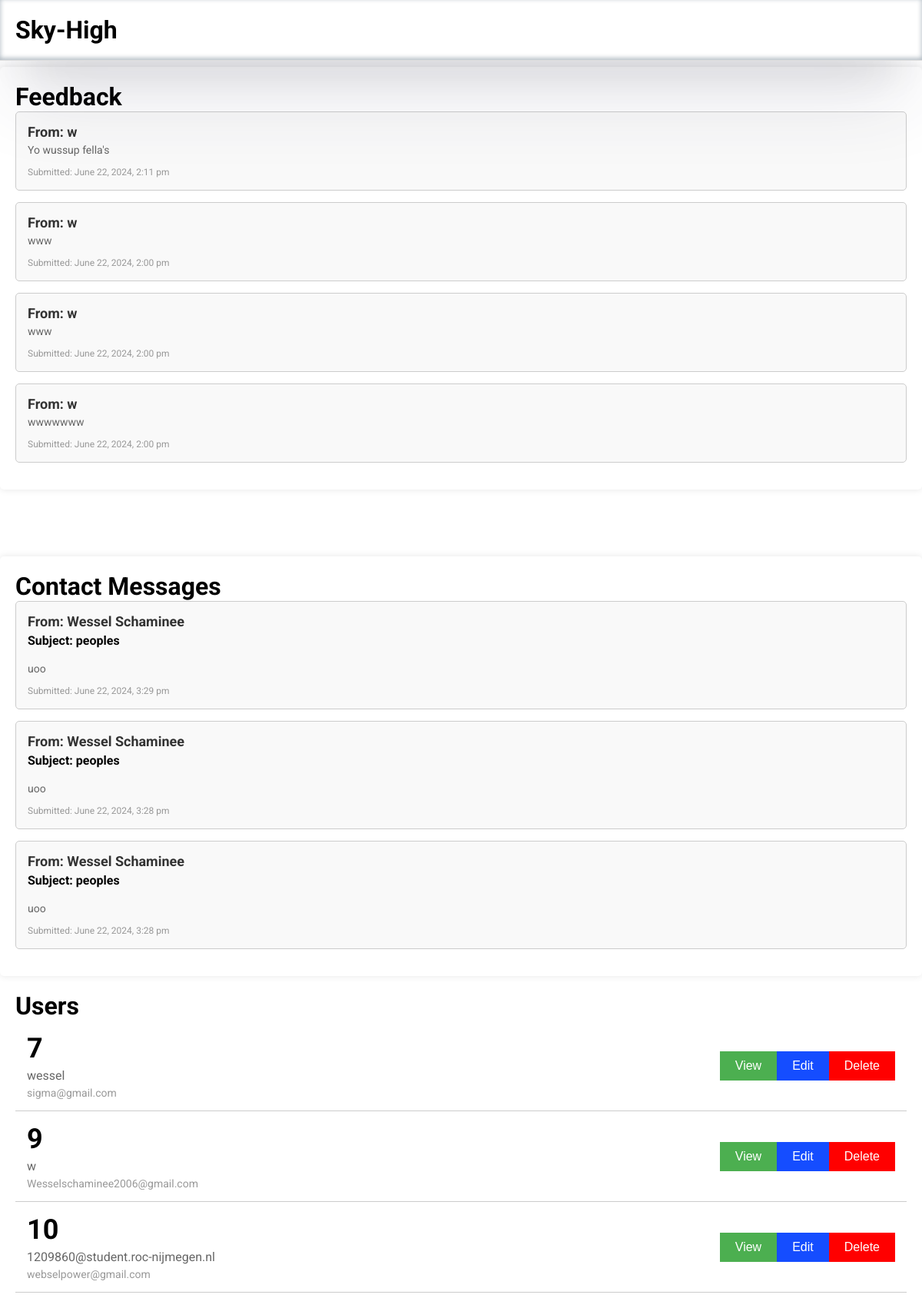
Page /pages/admindashboard.php (signed in) on the committed database.
### tables this page shows
CREATE TABLE `feedback` (
  `id` int(11) NOT NULL,
  `user` varchar(255) NOT NULL,
  `feedback` text NOT NULL,
  `created_at` timestamp NOT NULL DEFAULT current_timestamp()
);

CREATE TABLE `contact` (
  `id` int(11) NOT NULL,
  `name` varchar(50) NOT NULL,
  `email` varchar(100) NOT NULL,
  `subject` varchar(100) NOT NULL,
  `message` text NOT NULL,
  `created_at` timestamp NOT NULL DEFAULT current_timestamp()
);

CREATE TABLE `users` (
  `id` int(11) NOT NULL,
  `username` varchar(60) NOT NULL,
  `password` varchar(50) NOT NULL,
  `email` varchar(40) NOT NULL,
  `rol` int(11) NOT NULL
);

### pages/admindashboard.php (the view, shortened to what this page needs)
<?php
require('conn.php');
$stmt = $conn->query("SELECT * FROM feedback ORDER BY created_at DESC");
$feedbacks = $stmt->fetchAll(PDO::FETCH_ASSOC);
$stmt = $conn->query("SELECT * FROM contact ORDER BY created_at DESC");
$contacts = $stmt->fetchAll(PDO::FETCH_ASSOC);
?>
<!doctype html>
<html lang="en">
<head>
    <link rel="stylesheet" href="../assets/css/style.css">
</head>
<body>
<div class="header">
    <span href="../index.php"><h1 class="logo">Sky-High</h1></span>
</div>
<div  class="feedback-container text">
    <h1>Feedback</h1>
    <?php foreach ($feedbacks as $feedback): ?>
        <div class="feedback-item">
            <h3>From: <?php echo $feedback['user']; ?></h3>
            <p><?php echo $feedback['feedback']; ?></p>
            <small>Submitted: <?php echo date('F j, Y, g:i a', strtotime($feedback['created_at'])); ?></small>
        </div>
    <?php endforeach; ?>
</div>
<div class="feedback-container">
    <h1>Contact Messages</h1>
    <?php foreach ($contacts as $contact): ?>
        <div class="feedback-item">
            <h3>From: <?php echo $contact['name']; ?></h3>
            <h4>Subject: <?php echo $contact['subject']; ?></h4>
            <br>
            <p><?php echo $contact['message']; ?></p>
            <small>Submitted: <?php echo date('F j, Y, g:i a', strtotime($contact['created_at'])); ?></small>
        </div>
    <?php endforeach; ?>
</div>
<div class="user-row-holder">
    <h1>Users</h1>
    <?php
    $stmt = $conn->query("SELECT * FROM users");
    while ($row = $stmt->fetch()) {
       echo "<div class='user-row'>";
        echo "<div class='user-info'>";
        echo "<div class='userid'>";
        echo "<h1>" . $row['id'] . "</h1>";
        echo "</div>";
        echo "<div class='username'>";
        echo "<p>" . $row['username'] . "</p>";
        echo "</div>";
        echo "<div class='email'>";
        echo "<p>" . $row['email'] . "</p>";
        echo "</div>";
        echo "</div>";
        echo "<div class='user-actions'>";
        echo "<button class='view-btn' onclick=\"alert('Username: ". $row['username']. "\\nEmail: ". $row['email']. "\\nRole: ". $row['rol']. "\\nPassword: ". $row['password']. "');\"> View</button>";
        echo "<button class='edit-btn'><a href='edit.php?id=". $row['id']. "'>Edit</a></button>";
        echo "<button class='delete-btn'><a href='delete.php?id=". $row['id']. "'>Delete</a></button>";
        echo "</div>";
        echo "</div>";
    }
    ?>
</div>
</body>
</html>

### assets/css/style.css (style rules this page uses)
* { margin: 0; padding: 0; box-sizing: border-box; text-decoration: none; }
.header { position: fixed; top: 0; width: 100%; background-color: #fff; box-shadow: rgba(50, 50, 93, 0.25) 0px 50px 100px -20px, rgba(0, 0, 0, 0.3) 0px 30px 60px -30px, rgba(10, 37, 64, 0.35) 0px -2px 6px 0px inset; padding: 20px; display: flex; justify-content: space-between; align-items: center; margin-bottom: 80px; z-index: 99; }
.logo { cursor:pointer; font-weight: 700; font-family:'Roboto', sans-serif; }
.header { border-bottom: 1px solid #ddd; }
::placeholder { font-family: 'Roboto', sans-serif; text-align: center; }
.user-row-holder { margin: 20px; font-family: 'Roboto', sans-serif; }
.user-row { display: flex; align-items: center; padding: 15px; border-bottom: 1px solid #ccc; }
.user-info { flex: 1; }
.userid { font-size: 18px; font-weight: bold; margin-bottom: 5px; }
.username,.email { font-size: 16px; color: #666; }
.username { margin-bottom: 5px; }
.email { font-size: 14px; color: #999; }
.user-actions { display: flex; justify-content: flex-end; margin-left: 20px; }
.view-btn,.delete-btn,.edit-btn { background-color: #4CAF50; color: #fff; border: none; padding: 10px 20px; font-size: 16px; cursor: pointer; text-decoration: none; }
.delete-btn { color: #ffffff; background-color: #ff0000; text-decoration: none; }
.delete-btn a { color: #ffffff; }
.edit-btn { background-color: #154dff; }
.edit-btn a { color: #ffffff; }
.text { margin-top: 200px; }
.feedback-container { font-family: 'Roboto', sans-serif; margin-top: 87px; padding: 20px; background-color: #fff; box-shadow: 0 0 10px rgba(0, 0, 0, 0.1); border-radius: 5px; }
.feedback-item { padding: 15px; margin-bottom: 15px; border: 1px solid #ccc; border-radius: 5px; background-color: #f9f9f9; }
.feedback-item h3 { margin-bottom: 5px; font-size: 18px; color: #333; }
.feedback-item p { margin-bottom: 10px; color: #666; font-size: 14px; }
.feedback-item small { color: #999; font-size: 12px; }

### rows in the picture
feedback: user "w", feedback "Yo wussup fella's", created_at "June 22, 2024, 2:11 pm"
feedback: user "w", feedback "www", created_at "June 22, 2024, 2:00 pm"
feedback: user "w", feedback "www", created_at "June 22, 2024, 2:00 pm"
feedback: user "w", feedback "wwwwwww", created_at "June 22, 2024, 2:00 pm"
contact: name "Wessel Schaminee", subject "peoples", message "uoo", created_at "June 22, 2024, 3:29 pm"
contact: name "Wessel Schaminee", subject "peoples", message "uoo", created_at "June 22, 2024, 3:28 pm"
contact: name "Wessel Schaminee", subject "peoples", message "uoo", created_at "June 22, 2024, 3:28 pm"
users: id "7", username "wessel", email "sigma@gmail.com"
users: id "9", username "w", email "Wesselschaminee2006@gmail.com"
users: id "10", username "1209860@student.roc-nijmegen.nl", email "webselpower@gmail.com"
